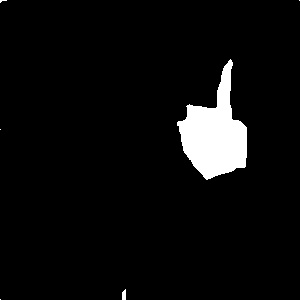
#> input picture pics/1_2.jpg, 300 x 300 px
$ python -i use.py   (imports and definitions only)   (Python 2 division)
#> lines starting #> are read from the running program, lines starting #| are printed output that depends on the picture; after the words box and inside, x2 and y2 are one past the last pixel; in counts of white or black regions, pixels touching at a corner belong together
#> further down, picture is the input picture: shape (300, 300); min 0, max 255, mean 12.5
import numpy as np
from sklearn import svm
import random
from sklearn.model_selection import KFold
import joblib
import cv2
from PIL import Image, ImageDraw, ImageFont
import math
import pyautogui


#---------------------------识别算法处理部分-----------------------------------

# 加载单个数据集
# [30 lines left out: function loadData, not called in this run]

def loadPureData():
    data = np.load('data.npy')
    return data, data[:,0:4], data[:,-1]


# n倍交叉验证法辅助函数，对于一个数组提取测试集与验证集
# [42 lines left out: functions CrossVDataSplit, CrossVData, not called in this run]


# kd树
class kd_tree:
  # [5 lines left out: function __init__, not called in this run]

  def setValue(self, value):
    self.value = value


# kd数搜索，减少搜索时间
# [71 lines left out: functions creat_kdTree, findKNode, findMaxIndex, onehot, reverOneHot, not called in this run]

# sigmoid
def sigmoid(x):
    return 1 / (1 + np.exp(-x))

# sigmoid的一阶导数
def Dsigmoid(x):
    return sigmoid(x)*(1-sigmoid(x))

#神经网络模型
class Modle(object):

    #初始化
    # [125 lines left out: functions __init__, setW, forward, predict, backward, loadModel and 3 more, not called in this run]


class triModel(object):
    # [32 lines left out: functions __init__, predict, skinFind, not called in this run]

# 处理窗口函数乱码
def winname(name):
    return name.encode("gbk").decode(errors="ignore")

# 寻找一组数据的峰值
def peakSearch(arr):
    peakThe = int(len(arr) * 0.032)
    peakList = []
    peakVal = []
    for i in range(len(arr)):
        error = 0
        if (arr[i] < 50):
            continue
        for k in range(1,peakThe):
            if i + k >= len(arr):
                t = arr[i + k - len(arr)]
            else:
                t = arr[i + k]
            if (arr[i - k] < 30 or t < 30): # 35
                error = 1
                break
            if (arr[i] < arr[i - k] or arr[i] < t):
                error = 1
                break
        if error == 0:
            if (len(peakList) > 0) and i - peakList[-1] < 30:
                continue
            peakVal.append(arr[i])
            peakList.append(i)
    return peakList

# 计算两个矢量的夹角
def findAngle(arr1, arr2):
    a = arr1[0] * arr2[0] + arr1[1] * arr2[1]
    b1 = math.sqrt(arr1[0] * arr1[0] + arr1[1] * arr1[1])
    b2 = math.sqrt(arr2[0] * arr2[0] + arr2[1] * arr2[1])
    return math.acos(a/b1/b2) * 180 / 3.14

def handleOnePic(frame):
    #读取图片
    # frame = cv2.imread(picName)
    # frame = cv2.cvtColor(frame,cv2.COLOR_RGB2GRAY)
    #滤波
    frame = cv2.blur(frame,(3,3))
    frame = cv2.medianBlur(frame, 5)
    #寻找最大轮廓，防止图像中有其他小物件的干扰
    contours, hierarchy = cv2.findContours(frame , cv2.RETR_EXTERNAL , cv2.CHAIN_APPROX_NONE )
#> contours = 6 contours, 2 with area under 20; largest, box (x1, y1, x2, y2) and area: (176, 56, 248, 184) 5096, (121, 288, 128, 300) 54, (0, 128, 9, 135) 38, (0, 0, 8, 8) 36
    maxCount = []
    for item in contours:
        if len(item) > len(maxCount):
            maxCount = item
#> this loop made 6 passes
#> after the loop, maxCount = contour of 349 points, box (x1, y1, x2, y2) (176, 56, 248, 184), area 5096
    maxCount = np.array(maxCount)
    if len(maxCount) == 0:
        return 0
    area = cv2.contourArea(maxCount) / frame.size
#> area = 0.0566
    if (area < 0.01):
        return 0
    #分离x与y
    xs = maxCount[:,:,0]
#> xs = 349 values, max 247 at index 226, min 176 at index 103, mean 215.8
    ys = maxCount[:,:,1]
#> ys = 349 values, max 183 at index 176, min 56 at index 0, mean 121.9
    # 找出数据的质心
    mu=cv2.moments(maxCount)
#> mu = moments, m00 5095.5, centre m10/m00, m01/m00 = (214.3, 132.1)
    mc=[mu['m10'] / mu['m00'], mu['m01'] / mu['m00']]
#> mc = [214.3, 132.1]
    #对图像进行膨胀，让图像更“胖”
    kernel = np.ones((20, 20), np.uint8)
    frame = cv2.dilate(frame, kernel)
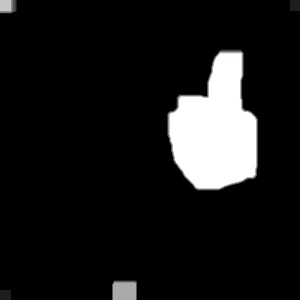
#> frame: shape (300, 300); min 0, max 255, mean 25.1
    # 寻找新图像的质心
    contours, hierarchy = cv2.findContours(frame , cv2.RETR_EXTERNAL , cv2.CHAIN_APPROX_NONE )
#> contours = 6 contours; box (x1, y1, x2, y2) and area: (167, 47, 258, 194) 9523, (112, 279, 138, 300) 494, (0, 119, 19, 145) 442, (0, 0, 18, 18) 280, (287, 0, 300, 18) 200, (0, 288, 17, 300) 176
    maxCount = []
    for item in contours:
        if len(item) > len(maxCount):
            maxCount = item
#> after the loop, maxCount = contour of 424 points, box (x1, y1, x2, y2) (167, 47, 258, 194), area 9523
    maxCount = np.array(maxCount)
    mu=cv2.moments(maxCount)
#> mu = moments, m00 9523, centre m10/m00, m01/m00 = (215.3, 128)
    mc2=[mu['m10'] / mu['m00'], mu['m01'] / mu['m00']]
#> mc2 = [215.3, 128]

    # 计算手掌中心的坐标
    x3 =mc[0] + 5*(mc[0] - mc2[0])
#> x3 = 209.4
    k = (mc[1] - mc2[1]) / (mc[0] - mc2[0])
#> k = -4.1
    y3 = k * (x3 - mc2[0]) + mc2[1]
#> y3 = 152.6

    # 将数据变为整数
    x3 = int(x3)
#> x3 = 209
    y3 = int(y3)
#> y3 = 152
    cx = int(mc[0])
#> cx = 214
    cy = int(mc[1])
#> cy = 132

    # 求出所有数据对掌心的距离，用最大值进行对数据归一化
    distance = np.sqrt(np.multiply(xs - x3,xs - x3) + np.multiply(ys - y3,ys - y3))
#> distance = 349 values, max 99.04 at index 339, min 22.63 at index 156, mean 50.35
    maxDistance = np.max(distance)
#> maxDistance = 99.04
    minDistance = np.min(distance)
#> minDistance = 22.63
    tDistance = distance / maxDistance
#> tDistance = 349 values, max 1 at index 339, min 0.228 at index 156, mean 0.508
    distance = (distance - minDistance) / (maxDistance - minDistance) * 100
#> distance = 349 values, max 100 at index 339, min 0 at index 156, mean 36.28

    # 由于数据是无起始顺序的，对数据进行处理，连续低于某个值位于前方
    threshold_bottom = 50
    rightTimes = 30
    for i in range(0,len(distance)):
        if distance[i] > threshold_bottom:
            rightTimes = 20
        else:
            rightTimes -= 1
        if rightTimes == 1:
            t = distance[i:]
            distance = np.vstack((distance[i:],distance[0:i]))
            ys = np.vstack((ys[i:],ys[0:i]))
            xs = np.vstack((xs[i:],xs[0:i]))
            break
#> this loop made 59 passes
#> rightTimes on passes 1 to 12: 20, 20, 20, 20, 20, 20, 20, 20, 20, 20, 20, 20
#> after the loop, distance = 349 values, max 100 at index 281, min 0 at index 98, mean 36.28; xs = 349 values, max 247 at index 168, min 176 at index 45, mean 215.8; ys = 349 values, max 183 at index 118, min 56 at index 289, mean 121.9

    # 寻找峰值
    peakList = peakSearch(distance)
#> in peakSearch, `peakThe = int(len(arr) * 0.032)`: peakThe = 11
#> after the loop in peakSearch, `for i in range(len(arr)):`: peakList = [281]; peakVal = [[100]]
#> peakList = [281]
    res = [] #返回的数据 分别为： 峰值个数 到掌心距离的平均值   峰值与手掌方向夹角的总和 峰值到掌心距离总和 掌心x 掌心y 手掌方向斜率 图像占整个图像面积的比

    res.append(len(peakList))
    res.append(np.mean(tDistance))
    angles = 0 #计算所有峰值与手掌方向向量的夹角和
    stander =  (mc2[0] - mc[0], mc2[1] - mc[1]) # 手掌方向的矢量
#> stander = (0.997, -4.09)
    totalDis = 0 # 所有掌心到峰值的矢量长度和
    peakLists = [] #所有掌心到峰值的矢量
    for i in peakList:
        peakLists.append(float(xs[i]) - x3)
        peakLists.append(float(ys[i]) - y3)
#> this loop made 1 pass
#> after the loop, peakLists = [28, -95]


    for i in range(int(len(peakLists)/2)):
        angle = findAngle(stander,(int(peakLists[2*i]), int(peakLists[2*i + 1])))
        if (angle > 92):
            res[0] -= 1
            continue
        angles += angle
        dis = math.sqrt((peakLists[2*i]) * (peakLists[2*i]) + (peakLists[2*i + 1]) * (peakLists[2*i + 1]))
        totalDis += dis / maxDistance * 100
#> this loop made 1 pass
#> (a in findAngle, b1 in findAngle, b2 in findAngle, angle, angles, dis, totalDis) on pass 1: (416.8, 4.21, 99.04, 2.73, 2.73, 99.04, 100)
#> after the loop, angles = 2.73; res = [1, 0.508]; totalDis = 100

    res.append(angles)
    res.append(totalDis)
    res.append(x3)
    res.append(y3)
    res.append(math.atan2(stander[1], stander[0]))
    res.append(area)
    return res

# opencv往图片中写入中文,返回图片，直接用opencv写中文会乱码
# [204 lines left out: functions DrawChinese, drawRect, DrawChinese2, findDir, between, checkMov and 1 more, not called in this run]


#主函数
# [150 lines not run here, left out]


>>> import cv2
>>> picture = cv2.imread('pics/1_2.jpg', cv2.IMREAD_GRAYSCALE)
>>> result = handleOnePic(picture)
#> result = [1, 0.508, 2.73, 100, 209, 152, -1.33, 0.0566]

$ run again, on pics/1_24.jpg
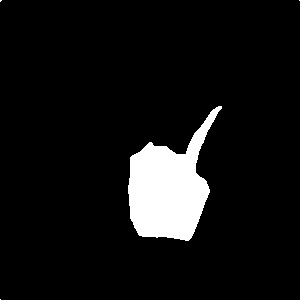
#> input picture pics/1_24.jpg, 300 x 300 px
#> picture is the input picture: shape (300, 300); min 0, max 255, mean 18.9
#> in handleOnePic, `contours, hierarchy = cv2.findContours(frame , cv2.RETR_EXTERNAL , cv2..`: contours = 4 contours, 2 with area under 20; largest, box (x1, y1, x2, y2) and area: (127, 104, 224, 248) 7704, (0, 0, 9, 6) 30
#> the loop in handleOnePic, `for item in contours:` made 4 passes
#> after the loop in handleOnePic, `for item in contours:`: maxCount = contour of 444 points, box (x1, y1, x2, y2) (127, 104, 224, 248), area 7704
#> area = 0.0856
#> in handleOnePic, `xs = maxCount[:,:,0]`: xs = 444 values, max 223 at index 435, min 127 at index 163, mean 176.9
#> in handleOnePic, `ys = maxCount[:,:,1]`: ys = 444 values, max 247 at index 274, min 104 at index 0, mean 174.7
#> in handleOnePic, `mu=cv2.moments(maxCount)`: mu = moments, m00 7704, centre m10/m00, m01/m00 = (170.2, 185.2)
#> mc = [170.2, 185.2]
#> in handleOnePic, `frame = cv2.dilate(frame, kernel)`:
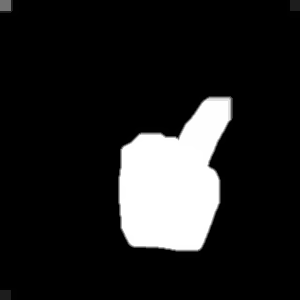
#> frame: shape (300, 300); min 0, max 255, mean 33.6
#> in handleOnePic, `contours, hierarchy = cv2.findContours(frame , cv2.RETR_EXTERNAL , cv2..`: contours = 4 contours; box (x1, y1, x2, y2) and area: (118, 95, 234, 258) 13202, (0, 0, 19, 16) 266, (287, 0, 300, 18) 200, (0, 288, 17, 300) 176
#> after the loop in handleOnePic, `for item in contours:`: maxCount = contour of 506 points, box (x1, y1, x2, y2) (118, 95, 234, 258), area 13202
#> in handleOnePic, `mu=cv2.moments(maxCount)`: mu = moments, m00 13202, centre m10/m00, m01/m00 = (174.3, 181)
#> mc2 = [174.3, 181]
#> in handleOnePic, `x3 =mc[0] + 5*(mc[0] - mc2[0])`: x3 = 149.9
#> k = -1.02
#> in handleOnePic, `y3 = k * (x3 - mc2[0]) + mc2[1]`: y3 = 205.8
#> in handleOnePic, `x3 = int(x3)`: x3 = 149
#> in handleOnePic, `y3 = int(y3)`: y3 = 205
#> cx = 170
#> cy = 185
#> in handleOnePic, `distance = np.sqrt(np.multiply(xs - x3,xs - x3) + np.multiply(ys - y3,..`: distance = 444 values, max 123.8 at index 440, min 20.1 at index 186, mean 62.8
#> maxDistance = 123.8
#> minDistance = 20.1
#> tDistance = 444 values, max 1 at index 440, min 0.162 at index 186, mean 0.507
#> in handleOnePic, `distance = (distance - minDistance) / (maxDistance - minDistance) * 100`: distance = 444 values, max 100 at index 440, min 0 at index 186, mean 41.18
#> the loop in handleOnePic, `for i in range(0,len(distance)):` made 74 passes
#> rightTimes on passes 1 to 8: 20, 20, 20, 20, 20, 20, 20, 20
#> after the loop in handleOnePic, `for i in range(0,len(distance)):`: distance = 444 values, max 100 at index 367, min 0 at index 113, mean 41.18; xs = 444 values, max 223 at index 362, min 127 at index 90, mean 176.9; ys = 444 values, max 247 at index 201, min 104 at index 369, mean 174.7
#> peakThe = 14
#> after the loop in peakSearch, `for i in range(len(arr)):`: peakList = [367]; peakVal = [[100]]
#> in handleOnePic, `peakList = peakSearch(distance)`: peakList = [367]
#> stander = (4.06, -4.14)
#> the loop in handleOnePic, `for i in peakList:` made 1 pass
#> after the loop in handleOnePic, `for i in peakList:`: peakLists = [73, -100]
#> the loop in handleOnePic, `for i in range(int(len(peakLists)/2)):` made 1 pass
#> (a in findAngle, b1 in findAngle, b2 in findAngle, angle, angles, dis, totalDis) on pass 1: (709.8, 5.79, 123.8, 8.33, 8.33, 123.8, 100)
#> after the loop in handleOnePic, `for i in range(int(len(peakLists)/2)):`: angles = 8.33; res = [1, 0.507]; totalDis = 100
#> result = [1, 0.507, 8.33, 100, 149, 205, -0.795, 0.0856]

$ run again, on pics/1_32.jpg
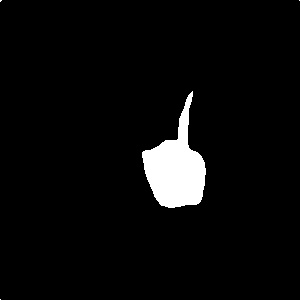
#> input picture pics/1_32.jpg, 300 x 300 px
#> picture is the input picture: shape (300, 300); min 0, max 255, mean 10.6
#> in handleOnePic, `contours, hierarchy = cv2.findContours(frame , cv2.RETR_EXTERNAL , cv2..`: contours = 4 contours, 2 with area under 20; largest, box (x1, y1, x2, y2) and area: (136, 89, 208, 209) 4578, (0, 0, 9, 6) 30
#> the loop in handleOnePic, `for item in contours:` made 4 passes
#> after the loop in handleOnePic, `for item in contours:`: maxCount = contour of 351 points, box (x1, y1, x2, y2) (136, 89, 208, 209), area 4578
#> area = 0.0509
#> in handleOnePic, `xs = maxCount[:,:,0]`: xs = 351 values, max 207 at index 210, min 136 at index 96, mean 177.6
#> in handleOnePic, `ys = maxCount[:,:,1]`: ys = 351 values, max 208 at index 170, min 89 at index 0, mean 153.5
#> in handleOnePic, `mu=cv2.moments(maxCount)`: mu = moments, m00 4577.5, centre m10/m00, m01/m00 = (175.6, 164.7)
#> mc = [175.6, 164.7]
#> in handleOnePic, `frame = cv2.dilate(frame, kernel)`:
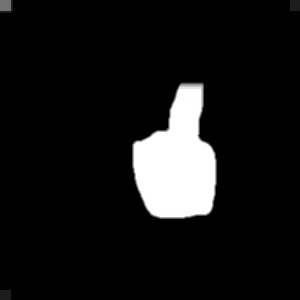
#> frame: shape (300, 300); min 0, max 255, mean 21.7
#> in handleOnePic, `contours, hierarchy = cv2.findContours(frame , cv2.RETR_EXTERNAL , cv2..`: contours = 4 contours; box (x1, y1, x2, y2) and area: (127, 80, 218, 219) 8941, (0, 0, 19, 16) 266, (287, 0, 300, 18) 200, (0, 288, 17, 300) 176
#> after the loop in handleOnePic, `for item in contours:`: maxCount = contour of 422 points, box (x1, y1, x2, y2) (127, 80, 218, 219), area 8941
#> in handleOnePic, `mu=cv2.moments(maxCount)`: mu = moments, m00 8941, centre m10/m00, m01/m00 = (176.9, 159.3)
#> mc2 = [176.9, 159.3]
#> in handleOnePic, `x3 =mc[0] + 5*(mc[0] - mc2[0])`: x3 = 169
#> k = -4.11
#> in handleOnePic, `y3 = k * (x3 - mc2[0]) + mc2[1]`: y3 = 191.8
#> in handleOnePic, `x3 = int(x3)`: x3 = 168
#> in handleOnePic, `y3 = int(y3)`: y3 = 191
#> cx = 175
#> cy = 164
#> in handleOnePic, `distance = np.sqrt(np.multiply(xs - x3,xs - x3) + np.multiply(ys - y3,..`: distance = 351 values, max 106 at index 340, min 15.81 at index 147, mean 52.54
#> maxDistance = 106
#> minDistance = 15.81
#> tDistance = 351 values, max 1 at index 340, min 0.149 at index 147, mean 0.495
#> in handleOnePic, `distance = (distance - minDistance) / (maxDistance - minDistance) * 100`: distance = 351 values, max 100 at index 340, min 0 at index 147, mean 40.7
#> the loop in handleOnePic, `for i in range(0,len(distance)):` made 64 passes
#> rightTimes on passes 1 to 8: 20, 20, 20, 20, 20, 20, 20, 20
#> after the loop in handleOnePic, `for i in range(0,len(distance)):`: distance = 351 values, max 100 at index 277, min 0 at index 84, mean 40.7; xs = 351 values, max 207 at index 147, min 136 at index 33, mean 177.6; ys = 351 values, max 208 at index 107, min 89 at index 277, mean 153.5
#> peakThe = 11
#> after the loop in peakSearch, `for i in range(len(arr)):`: peakList = [277]; peakVal = [[100]]
#> in handleOnePic, `peakList = peakSearch(distance)`: peakList = [277]
#> stander = (1.32, -5.42)
#> the loop in handleOnePic, `for i in peakList:` made 1 pass
#> after the loop in handleOnePic, `for i in peakList:`: peakLists = [29, -102]
#> the loop in handleOnePic, `for i in range(int(len(peakLists)/2)):` made 1 pass
#> (a in findAngle, b1 in findAngle, b2 in findAngle, angle, angles, dis, totalDis) on pass 1: (591.4, 5.58, 106, 2.2, 2.2, 106, 100)
#> after the loop in handleOnePic, `for i in range(int(len(peakLists)/2)):`: angles = 2.2; res = [1, 0.495]; totalDis = 100
#> result = [1, 0.495, 2.2, 100, 168, 191, -1.33, 0.0509]
